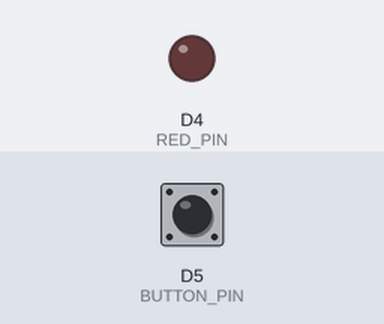
Simulated run of this sketch. Board: ESP8266 (NodeMCU). Shown: output pins drawn as LEDs (lit = HIGH). The test bench sets the inputs (shaded band); at power-on: D5 (BUTTON_PIN) HIGH.

Above: at 1.2 s.
1.3 s: D5 (BUTTON_PIN) pulled LOW for 0.15 s
At 1.9 s:
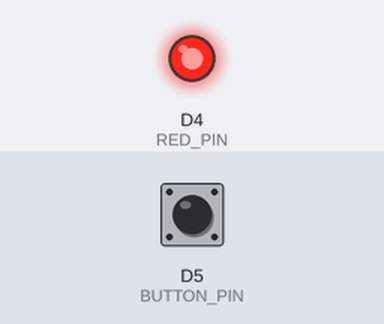
2.9 s: D5 (BUTTON_PIN) pulled LOW for 1 s
At 4.3 s:
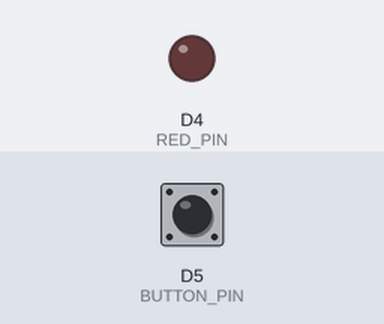
5.4 s: D5 (BUTTON_PIN) pulled LOW for 3.2 s
At 6.2 s:
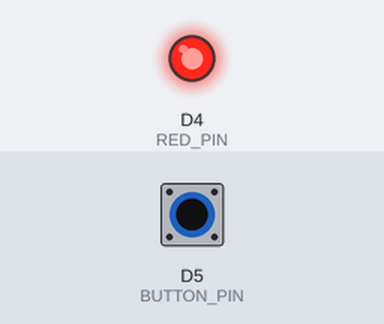
Timing chart, 0 to 8.4 s (numbered marks = the images above; inputs shaded):
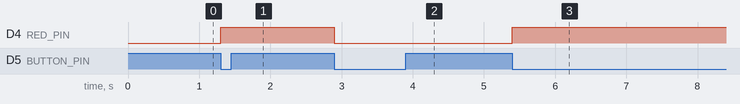

The sketch:

ButtonLED.ino
```cpp
#define BUTTON_PIN D5
#define RED_PIN D4

int prevBtn = 0;
int currBtn = 0;
int ledState = 0;

void setup() {
  // put your setup code here, to run once:
  Serial.begin(9600);
  pinMode(BUTTON_PIN,INPUT_PULLUP);
  pinMode(RED_PIN,OUTPUT);
}

void loop() {
  // put your main code here, to run repeatedly:
  currBtn =! digitalRead(BUTTON_PIN);

  if(currBtn != prevBtn){
    prevBtn = currBtn;
    if(currBtn == 1){
      ledState = !ledState;
      digitalWrite(RED_PIN,ledState);
    }
    delay(50);
  }
}
```

Measured:
- after the input at 1.3 s, D4 (RED_PIN): LOW → HIGH at once
- after the input at 2.9 s, D4 (RED_PIN): HIGH → LOW at once
- after the input at 5.4 s, D4 (RED_PIN): LOW → HIGH at once
